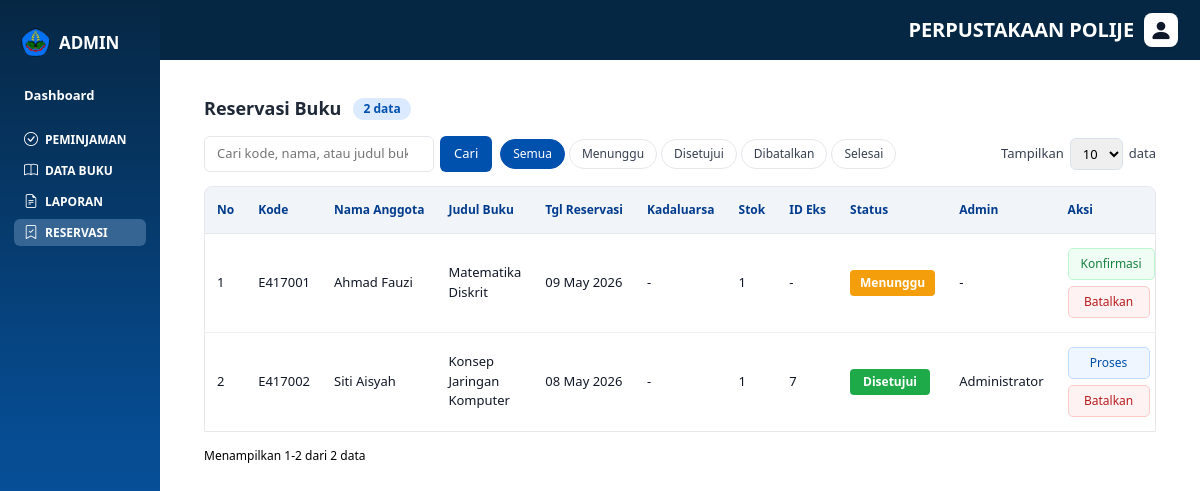
Page /admin/index.php?menu=reservasi on the committed database.
### tables this page shows
CREATE TABLE buku (
    id_buku INT AUTO_INCREMENT PRIMARY KEY,
    isbn VARCHAR(20) DEFAULT NULL UNIQUE,
    judul VARCHAR(255) NOT NULL,
    penulis VARCHAR(255) NOT NULL,
    penerbit VARCHAR(255) NOT NULL,
    tahun_terbit YEAR NOT NULL,
    copy INT NOT NULL DEFAULT 0,
    id_kategori INT NOT NULL,
    cover VARCHAR(255) DEFAULT NULL,
    stok_tersedia INT NOT NULL DEFAULT 0,
    created_at TIMESTAMP NULL DEFAULT CURRENT_TIMESTAMP,
    updated_at TIMESTAMP NULL DEFAULT CURRENT_TIMESTAMP ON UPDATE CURRENT_TIMESTAMP,
    FOREIGN KEY (id_kategori) REFERENCES kategori(id_kategori)
        ON UPDATE CASCADE
        ON DELETE RESTRICT
);

CREATE TABLE reservasi (
    id_reservasi INT AUTO_INCREMENT PRIMARY KEY,
    id_anggota INT NOT NULL,
    id_admin INT DEFAULT NULL,
    id_buku INT NOT NULL,
    id_eksemplar INT DEFAULT NULL,
    tanggal_reservasi DATE NOT NULL,
    status ENUM('menunggu', 'disetujui', 'dibatalkan', 'selesai') NOT NULL DEFAULT 'menunggu',
    created_at TIMESTAMP NULL DEFAULT CURRENT_TIMESTAMP,
    updated_at TIMESTAMP NULL DEFAULT CURRENT_TIMESTAMP ON UPDATE CURRENT_TIMESTAMP,
    FOREIGN KEY (id_anggota) REFERENCES anggota(id_anggota)
        ON UPDATE CASCADE
        ON DELETE RESTRICT,
    FOREIGN KEY (id_admin) REFERENCES admin(id_admin)
        ON UPDATE CASCADE
        ON DELETE SET NULL,
    FOREIGN KEY (id_buku) REFERENCES buku(id_buku)
        ON UPDATE CASCADE
        ON DELETE RESTRICT,
    FOREIGN KEY (id_eksemplar) REFERENCES eksemplar(id_eksemplar)
        ON UPDATE CASCADE
        ON DELETE RESTRICT
);

CREATE TABLE anggota (
    id_anggota INT AUTO_INCREMENT PRIMARY KEY,
    nim VARCHAR(20) NOT NULL UNIQUE,
    nama VARCHAR(100) NOT NULL,
    jurusan VARCHAR(100) NOT NULL DEFAULT '-',
    total_denda INT NOT NULL DEFAULT 0,
    nama_anggota VARCHAR(100) DEFAULT NULL,
    email VARCHAR(100) NOT NULL UNIQUE,
    password VARCHAR(255) NOT NULL,
    no_telepon VARCHAR(20) DEFAULT NULL,
    alamat TEXT DEFAULT NULL,
    status ENUM('aktif', 'nonaktif') NOT NULL DEFAULT 'aktif',
    created_at TIMESTAMP NULL DEFAULT CURRENT_TIMESTAMP,
    updated_at TIMESTAMP NULL DEFAULT CURRENT_TIMESTAMP ON UPDATE CURRENT_TIMESTAMP
);

### models/Reservasi.php (called while the page is built, shortened)
<?php
class Reservasi
{
    private mysqli $conn;
    public function __construct(mysqli $conn)
    {
        $this->conn = $conn;
    }
    public function getAll(string $search = '', string $filterStatus = ''): array
    {
        $sql = 'SELECT
                    r.id_reservasi,
                    r.tanggal_reservasi,
                    r.status,
                    r.id_eksemplar,
                    a.id_anggota,
                    a.nim,
                    a.nama as nama_anggota,
                    b.id_buku,
                    b.judul AS judul_buku,
                    b.stok_tersedia,
                    e.status AS status_eksemplar,
                    adm.nama as nama_admin
                FROM reservasi r
                JOIN anggota a ON r.id_anggota = a.id_anggota
                JOIN buku    b ON r.id_buku    = b.id_buku
                LEFT JOIN eksemplar e ON r.id_eksemplar = e.id_eksemplar
                LEFT JOIN admin adm ON r.id_admin = adm.id_admin
                WHERE 1=1';
        $types  = '';
        $sql .= ' ORDER BY r.created_at DESC';
        $stmt = $this->conn->prepare($sql);
        $stmt->execute();
        $result = $stmt->get_result();
        $data = [];
        while ($row = $result->fetch_assoc()) {
            $row['kode_anggota'] = $row['nim'];
            $data[] = $row;
        }
        return $data;
    }
    public static function perPageOptions(): array { return [5, 10, 15, 20]; }
    public static function paginationItems(int $currentPage, int $totalPages): array
    {
        $items = [];
        $last  = false;
        for ($i = 1; $i <= $totalPages; $i++) {
            if ($i === 1 || $i === $totalPages || abs($i - $currentPage) <= 1) {
                $items[] = $i;
                $last    = false;
            } elseif (!$last) {
                $items[] = '...';
                $last    = true;
            }
        }
        return $items;
    }
}

### controllers/ReservasiController.php (called while the page is built, shortened)
<?php
require_once __DIR__ . '/../config/database.php';
require_once __DIR__ . '/../models/Reservasi.php';
class ReservasiController
{
    private static function getConn(): mysqli
    {
        static $conn = null;
        if ($conn === null) {
            $db   = new Database();
            $conn = $db->getConnection();
        }
        return $conn;
    }
    private static function model(): Reservasi
    {
        static $model = null;
        if ($model === null) {
            $model = new Reservasi(self::getConn());
        }
        return $model;
    }
    public static function index(): array
    {
        $search       = trim($_GET['q'] ?? '');
        $filterStatus = trim($_GET['status'] ?? '');
        $perPage      = Reservasi::normalizePerPage($_GET['per_page'] ?? 10);
        $dataReservasi = self::model()->getAll($search, $filterStatus);
        $totalData   = count($dataReservasi);
        $totalPages  = max(1, (int) ceil($totalData / $perPage));
        $currentPage = min(max(1, (int) ($_GET['page'] ?? 1)), $totalPages);
        $offset      = ($currentPage - 1) * $perPage;
        $flashMessage = $_SESSION['reservasi_flash_message'] ?? '';
        $flashType = $_SESSION['reservasi_flash_type'] ?? '';
        return [
            'dataReservasi'   => $dataReservasi,
            'pageData'        => array_slice($dataReservasi, $offset, $perPage),
            'flashMessage'    => $flashMessage,
            'flashType'       => $flashType,
            'search'          => $search,
            'filterStatus'    => $filterStatus,
            'perPage'         => $perPage,
            'totalData'       => $totalData,
            'totalPages'      => $totalPages,
            'currentPage'     => $currentPage,
            'offset'          => $offset,
            'startDisplay'    => $totalData > 0 ? $offset + 1 : 0,
            'endDisplay'      => $totalData > 0 ? min($offset + $perPage, $totalData) : 0,
            'paginationItems' => Reservasi::paginationItems($currentPage, $totalPages),
        ];
    }
}

### admin/pages/reservasi.php (the view, shortened to what this page needs)
<?php
require_once __DIR__ . '/../../controllers/ReservasiController.php';
extract(ReservasiController::index(), EXTR_SKIP);
function eR($v): string { return htmlspecialchars((string)$v, ENT_QUOTES, 'UTF-8'); }
function fmtTgl($d): string {
    if (empty($d)) return '-';
    $ts = strtotime((string)$d);
    return $ts ? date('d M Y', $ts) : '-';
}
$statusLabel = [
    'menunggu'   => ['label' => 'Menunggu',   'class' => 'badge-pending'],
    'disetujui'  => ['label' => 'Disetujui',  'class' => 'badge-confirmed'],
    'dibatalkan' => ['label' => 'Dibatalkan', 'class' => 'badge-cancelled'],
    'selesai'    => ['label' => 'Selesai',    'class' => 'badge-confirmed'],
];
?>
<div class="reservasi-wrapper">
    <div class="reservasi-header">
        <div class="title-group">
            <h1>Reservasi Buku</h1>
            <span class="total-badge"><?= (int)$totalData; ?> data</span>
        </div>
    </div>
    <div class="toolbar">
        <div class="toolbar-left">
            <form method="get" class="search-form">
                <input
                    type="search"
                    name="q"
                    value="<?= eR($search); ?>"
                    placeholder="Cari kode, nama, atau judul buku..."
                    class="search-input"
                    autocomplete="off"
                >
                <button type="submit" class="btn-search">Cari</button>
            </form>
            <div class="filter-group">
                <?php
                $statusOptions = [
                    ''           => 'Semua',
                    'menunggu'   => 'Menunggu',
                    'disetujui'  => 'Disetujui',
                    'dibatalkan' => 'Dibatalkan',
                    'selesai'    => 'Selesai',
                ];
                foreach ($statusOptions as $val => $lbl):
                    $active = ($filterStatus === $val) ? 'active' : '';
                ?>
                    <a href="?menu=reservasi&status=<?= eR($val); ?>&q=<?= eR($search); ?>&per_page=<?= (int)$perPage; ?>"
                       class="filter-chip <?= $active; ?>">
                        <?= eR($lbl); ?>
                    </a>
                <?php endforeach; ?>
            </div>
        </div>
        <div class="toolbar-right">
            <form method="get" class="per-page-form">
                <label for="per_page_reservasi">Tampilkan</label>
                <select name="per_page" id="per_page_reservasi" onchange="this.form.submit()">
                    <?php foreach (Reservasi::perPageOptions() as $opt): ?>
                        <option value="<?= (int)$opt; ?>" <?= $perPage === $opt ? 'selected' : ''; ?>>
                            <?= (int)$opt; ?>
                        </option>
                    <?php endforeach; ?>
                </select>
                <span>data</span>
            </form>
        </div>
    </div>
    <div class="table-wrapper">
        <table class="reservasi-table">
            <thead>
                <tr>
                    <th>No</th>
                    <th>Kode</th>
                    <th>Nama Anggota</th>
                    <th>Judul Buku</th>
                    <th>Tgl Reservasi</th>
                    <th>Kadaluarsa</th>
                    <th>Stok</th>
                    <th>ID Eks</th>
                    <th>Status</th>
                    <th>Admin</th>
                    <th>Aksi</th>
                </tr>
            </thead>
            <tbody>
            <?php if (!empty($pageData)): ?>
                <?php foreach ($pageData as $i => $r): ?>
                    <?php
                    $st = $r['status'] ?? 'menunggu';
                    $badge = $statusLabel[$st] ?? ['label' => $st, 'class' => 'badge-pending'];
                    ?>
                    <tr>
                        <td><?= (int)($startDisplay + $i); ?></td>
                        <td><?= eR($r['kode_anggota'] ?? ''); ?></td>
                        <td><?= eR($r['nama_anggota'] ?? ''); ?></td>
                        <td><?= eR($r['judul_buku'] ?? ''); ?></td>
                        <td><?= fmtTgl($r['tanggal_reservasi'] ?? ''); ?></td>
                        <td><?= fmtTgl($r['tanggal_kadaluarsa'] ?? ''); ?></td>
                        <td><?= (int)($r['stok_tersedia'] ?? 0); ?></td>
                        <td><?= !empty($r['id_eksemplar']) ? (int)$r['id_eksemplar'] : '-'; ?></td>
                        <td>
                            <span class="status-badge <?= eR($badge['class']); ?>">
                                <?= eR($badge['label']); ?>
                            </span>
                        </td>
                        <td><?= eR($r['nama_admin'] ?? '-'); ?></td>
                        <td>
                            <div class="action-group">
                                <?php if ($st === 'menunggu'): ?>
                                    <button
                                        type="button"
                                        class="btn-konfirmasi js-konfirmasi-reservasi"
                                        data-id="<?= (int)$r['id_reservasi']; ?>"
                                        data-nama="<?= eR($r['nama_anggota'] ?? ''); ?>"
                                        data-buku="<?= eR($r['judul_buku'] ?? ''); ?>"
                                        data-page="<?= (int)$currentPage; ?>"
                                        data-per-page="<?= (int)$perPage; ?>"
                                        data-q="<?= eR($search); ?>"
                                        data-status="<?= eR($filterStatus); ?>"
                                    >
                                        Konfirmasi
                                    </button>
                                    <button
                                        type="button"
                                        class="btn-batal js-batalkan-reservasi"
                                        data-id="<?= (int)$r['id_reservasi']; ?>"
                                        data-nama="<?= eR($r['nama_anggota'] ?? ''); ?>"
                                        data-buku="<?= eR($r['judul_buku'] ?? ''); ?>"
                                        data-page="<?= (int)$currentPage; ?>"
                                        data-per-page="<?= (int)$perPage; ?>"
                                        data-q="<?= eR($search); ?>"
                                        data-status="<?= eR($filterStatus); ?>"
                                    >
                                        Batalkan
                                    </button>
                                <?php elseif ($st === 'disetujui'): ?>
                                    <button
                                        type="button"
                                        class="btn-proses js-proses-reservasi"
                                        data-id="<?= (int)$r['id_reservasi']; ?>"
                                        data-nama="<?= eR($r['nama_anggota'] ?? ''); ?>"
                                        data-buku="<?= eR($r['judul_buku'] ?? ''); ?>"
                                        data-page="<?= (int)$currentPage; ?>"
                                        data-per-page="<?= (int)$perPage; ?>"
                                        data-q="<?= eR($search); ?>"
                                        data-status="<?= eR($filterStatus); ?>"
                                    >
                                        Proses
                                    </button>
                                    <button
                                        type="button"
                                        class="btn-batal js-batalkan-reservasi"
                                        data-id="<?= (int)$r['id_reservasi']; ?>"
                                        data-nama="<?= eR($r['nama_anggota'] ?? ''); ?>"
                                        data-buku="<?= eR($r['judul_buku'] ?? ''); ?>"
                                        data-page="<?= (int)$currentPage; ?>"
                                        data-per-page="<?= (int)$perPage; ?>"
                                        data-q="<?= eR($search); ?>"
                                        data-status="<?= eR($filterStatus); ?>"
                                    >
                                        Batalkan
                                    </button>
                                <?php else: ?>
                                    <span class="empty-action">-</span>
                                <?php endif; ?>
                            </div>
                        </td>
                    </tr>
                <?php endforeach; ?>
            <?php endif; ?>
            </tbody>
        </table>
    </div>
    <div class="table-footer">
        <span class="table-info">
            <?php if ($totalData > 0): ?>
                Menampilkan <?= (int)$startDisplay; ?>-<?= (int)$endDisplay; ?> dari <?= (int)$totalData; ?> data
            <?php else: ?>
                Tidak ada data
            <?php endif; ?>
        </span>
    </div>
</div>
<?php include __DIR__ . '/../popup/reservasi.php'; ?>

### rows in the picture
reservasi: id_anggota.nim "E417001", id_anggota.nama "Ahmad Fauzi", id_buku.judul "Matematika Diskrit", tanggal_reservasi "09 May 2026", tanggal_kadaluarsa "-", id_buku.stok_tersedia "1", status "Menunggu", nama_admin "-"
buku: $startDisplay + $i "1", stok_tersedia "1"
reservasi: $startDisplay + $i "2", id_anggota.nim "E417002", id_anggota.nama "Siti Aisyah", id_buku.judul "Konsep Jaringan Komputer", tanggal_reservasi "08 May 2026", tanggal_kadaluarsa "-", id_buku.stok_tersedia "1", id_eksemplar "7", status "Disetujui", id_admin.nama "Administrator"

### other values in the picture
$totalData "2"
eR($lbl) "Semua"
eR($lbl) "Menunggu"
eR($lbl) "Disetujui"
eR($lbl) "Dibatalkan"
eR($lbl) "Selesai"
$endDisplay "2"
form field per_page "10"
